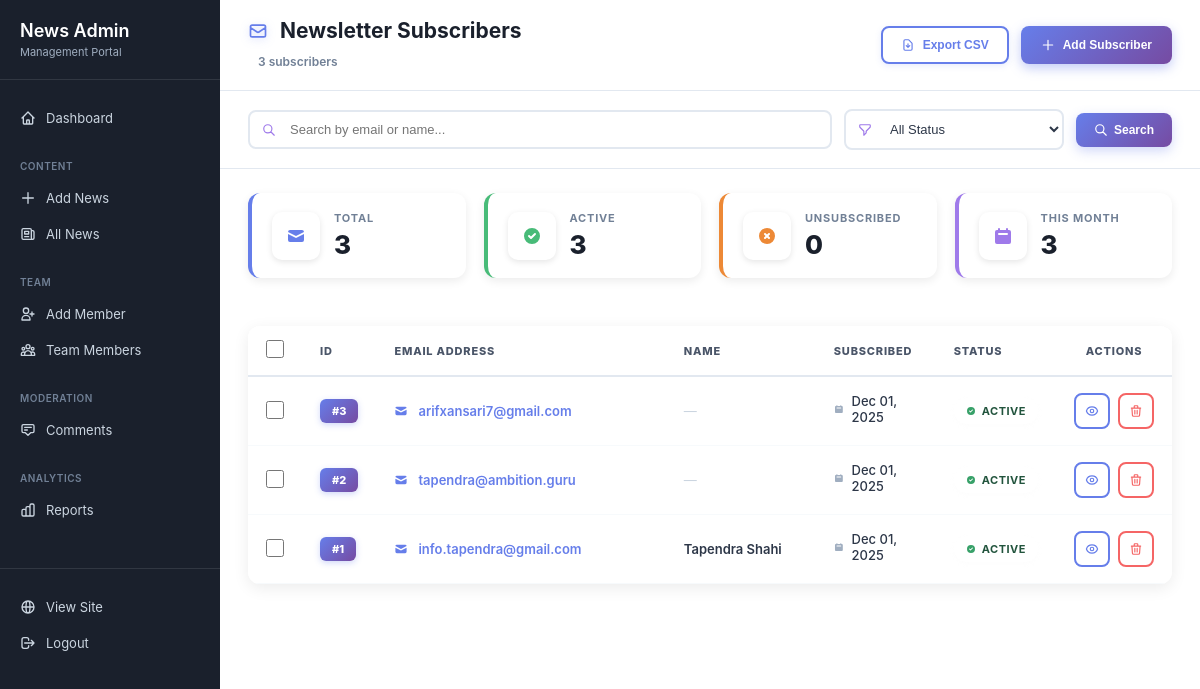
Before: /custom-admin/subscribers/ (signed in) with the older database file.
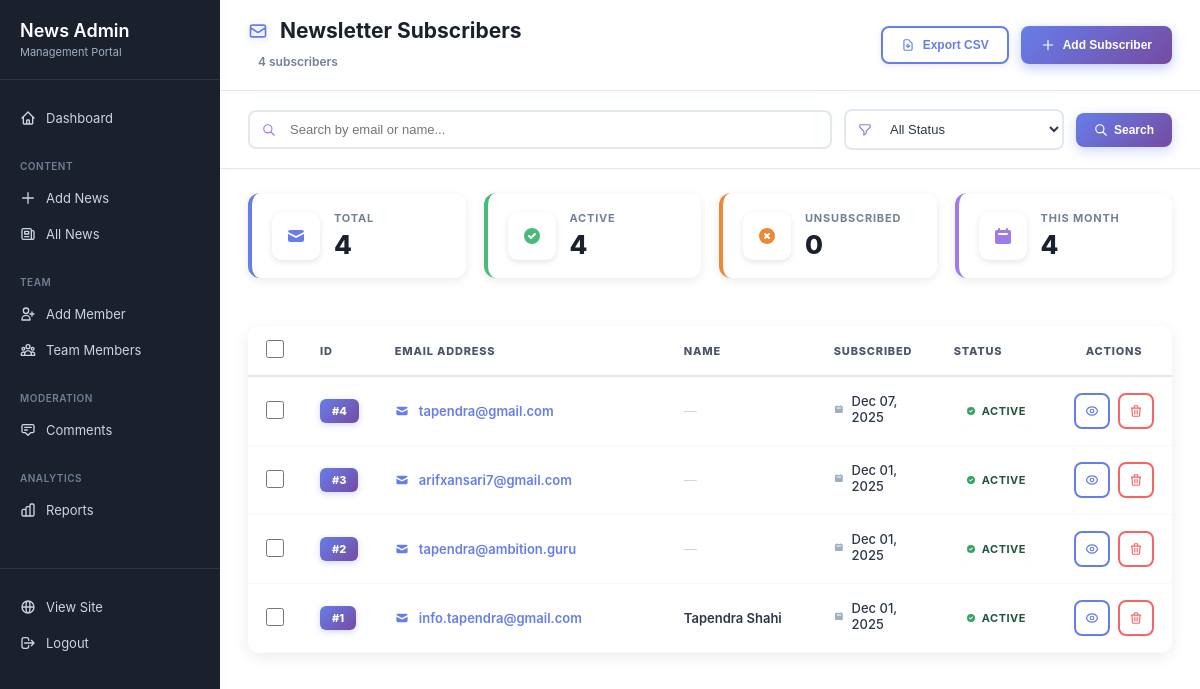
After: the same page with the newer database file.
### news/models.py (models this page shows, shortened)
class Subscriber(models.Model):
    email = models.EmailField(unique=True)
    name = models.CharField(max_length=100, blank=True)
    is_active = models.BooleanField(default=True, help_text="Whether subscriber is active")
    subscribed_at = models.DateTimeField(auto_now_add=True)
    unsubscribed_at = models.DateTimeField(null=True, blank=True)
    class Meta:
        ordering = ['-subscribed_at']
        verbose_name = 'Subscriber'
        verbose_name_plural = 'Subscribers'

### news/admin_views.py (the view, shortened to what this page needs)
# urls.py: path('subscribers/', admin_views.admin_subscribers, name='subscribers'),
@staff_member_required
def admin_subscribers(request):
    search = request.GET.get('search', '')
    status = request.GET.get('status', '')
    subscribers = Subscriber.objects.all()
    if search:
        subscribers = subscribers.filter(
            Q(email__icontains=search) | Q(name__icontains=search)
        )
    if status == 'active':
        subscribers = subscribers.filter(is_active=True)
    elif status == 'unsubscribed':
        subscribers = subscribers.filter(is_active=False)
    total_subscribers = Subscriber.objects.count()
    active_subscribers = Subscriber.objects.filter(is_active=True).count()
    unsubscribed_count = Subscriber.objects.filter(is_active=False).count()
    first_of_month = timezone.now().replace(day=1, hour=0, minute=0, second=0, microsecond=0)
    new_this_month = Subscriber.objects.filter(subscribed_at__gte=first_of_month).count()
    context = {
        'subscribers': subscribers,
        'search': search,
        'status': status,
        'total_subscribers': total_subscribers,
        'active_subscribers': active_subscribers,
        'unsubscribed_count': unsubscribed_count,
        'new_this_month': new_this_month,
    }
    return render(request, 'admin/subscribers.html', context)

### news/templates/admin/subscribers.html (shortened to what the changed rows need)
{% extends 'admin/base_custom.html' %}
{% block content %}
<div class="subscribers-wrapper">
    <div class="list-header">
        <div class="header-info">
            <h1>
                <svg width="20" height="20" fill="none" stroke="currentColor" viewBox="0 0 24 24">
                    <path stroke-linecap="round" stroke-linejoin="round" stroke-width="2" d="M3 8l7.89 5.26a2 2 0 002.22 0L21 8M5 19h14a2 2 0 002-2V7a2 2 0 00-2-2H5a2 2 0 00-2 2v10a2 2 0 002 2z"/>
                </svg>
                Newsletter Subscribers
            </h1>
            <p class="header-count">{{ subscribers.count }} subscriber{{ subscribers.count|pluralize }}</p>
        </div>
    </div>
    <div class="stats-row">
        <div class="stat-mini stat-blue">
            <div class="stat-mini-content">
                <div class="stat-mini-label">Total</div>
                <div class="stat-mini-value">{{ total_subscribers }}</div>
            </div>
        </div>
        <div class="stat-mini stat-green">
            <div class="stat-mini-content">
                <div class="stat-mini-label">Active</div>
                <div class="stat-mini-value">{{ active_subscribers }}</div>
            </div>
        </div>
        <div class="stat-mini stat-purple">
            <div class="stat-mini-content">
                <div class="stat-mini-label">This Month</div>
                <div class="stat-mini-value">{{ new_this_month }}</div>
            </div>
        </div>
    </div>
    <div class="table-container">
        <table class="subscribers-table">
            <thead>
                <tr>
                    <th style="width: 40px;">
                        <input type="checkbox" id="selectAll" class="checkbox-input">
                    </th>
                    <th style="width: 50px;">ID</th>
                    <th>Email Address</th>
                    <th style="width: 150px;">Name</th>
                    <th style="width: 120px;">Subscribed</th>
                    <th style="width: 100px;">Status</th>
                    <th style="width: 100px; text-align: center;">Actions</th>
                </tr>
            </thead>
            <tbody>
                {% for subscriber in subscribers %}
                <tr>
                    <td>
                        <input type="checkbox" class="checkbox-input subscriber-checkbox" value="{{ subscriber.id }}">
                    </td>
                    <td>
                        <span class="id-badge">#{{ subscriber.id }}</span>
                    </td>
                    <td>
                        <div class="email-cell">
                            <svg width="14" height="14" fill="currentColor" viewBox="0 0 20 20">
                                <path d="M2.003 5.884L10 9.882l7.997-3.998A2 2 0 0016 4H4a2 2 0 00-1.997 1.884z"/>
                                <path d="M18 8.118l-8 4-8-4V14a2 2 0 002 2h12a2 2 0 002-2V8.118z"/>
                            </svg>
                            <a href="mailto:{{ subscriber.email }}" class="email-link">
                                {{ subscriber.email }}
                            </a>
                        </div>
                    </td>
                    <td>
                        {% if subscriber.name %}
                        <span class="name-text">{{ subscriber.name }}</span>
                        {% else %}
                        <span class="text-muted">—</span>
                        {% endif %}
                    </td>
                    <td class="date-cell">
                        <svg width="12" height="12" fill="currentColor" viewBox="0 0 20 20">
                            <path fill-rule="evenodd" d="M6 2a1 1 0 00-1 1v1H4a2 2 0 00-2 2v10a2 2 0 002 2h12a2 2 0 002-2V6a2 2 0 00-2-2h-1V3a1 1 0 10-2 0v1H7V3a1 1 0 00-1-1zm0 5a1 1 0 000 2h8a1 1 0 100-2H6z"/>
                        </svg>
                        <span>{{ subscriber.subscribed_at|date:"M d, Y" }}</span>
                    </td>
                    <td>
                        {% if subscriber.is_active %}
                        <span class="status-badge status-active">
                            <svg width="10" height="10" fill="currentColor" viewBox="0 0 20 20">
                                <path fill-rule="evenodd" d="M10 18a8 8 0 100-16 8 8 0 000 16zm3.707-9.293a1 1 0 00-1.414-1.414L9 10.586 7.707 9.293a1 1 0 00-1.414 1.414l2 2a1 1 0 001.414 0l4-4z"/>
                            </svg>
                            Active
                        </span>
                        {% endif %}
                    </td>
                    <td>
                        <div class="action-buttons">
                            <button class="btn-action btn-view" title="View Details" onclick="viewSubscriber({{ subscriber.id }})">
                            </button>
                            <button class="btn-action btn-delete" title="Delete" onclick="deleteSubscriber({{ subscriber.id }}, '{{ subscriber.email }}')">
                                <svg width="14" height="14" fill="none" stroke="currentColor" viewBox="0 0 24 24">
                                    <path stroke-linecap="round" stroke-linejoin="round" stroke-width="2" d="M19 7l-.867 12.142A2 2 0 0116.138 21H7.862a2 2 0 01-1.995-1.858L5 7m5 4v6m4-6v6m1-10V4a1 1 0 00-1-1h-4a1 1 0 00-1 1v3M4 7h16"/>
                                </svg>
                            </button>
                        </div>
                    </td>
                </tr>
                {% endfor %}
            </tbody>
        </table>
    </div>
</div>
{% endblock %}

Changed rows visible on the page:
added Subscriber: id "4", email "tapendra@gmail.com", subscribed_at "Dec 07, 2025", is_active True (drawn)
Other visible differences:
{{ subscribers.count }}: "3" → "4"
{{ total_subscribers }}: "3" → "4"
{{ active_subscribers }}: "3" → "4"
{{ new_this_month }}: "3" → "4"
